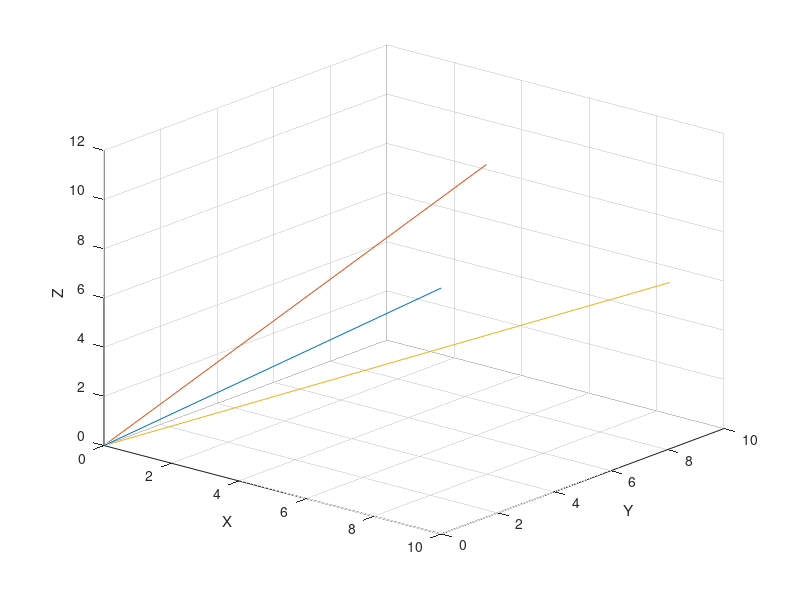

This figure's MATLAB source:
function [varargout] = rota(varargin)

clc; close all; clear all;

if nargin == 2
	rot=varargin{1};
	azel=varargin{2};
	do2D=0; do3D=1;
elseif nargin == 1 
	rot=varargin{1};
	azel = [-60 25];
	do2D=0; do3D=1;
else
	rot = [10 0];
	rot1 = rot;
	azel = [-60 25];
	do2D=0; do3D=1;
end





%==================================================%
%					SETUP
%--------------------------------------------------%
GaSize = 5.1 / 2;	% Actin Size
fID = 1; % filament ID
% 13 possible rotational angles
Ovec = [0   27.6923   55.3846   83.0769  110.7692  138.4615  166.1538...
			193.8461  221.5384  249.2307  276.9230  304.6153  332.3076];


for fID = 1:5
act(fID).n = 270;
act(fID).ax = 70;
act(fID).ay = 20;
act(fID).az = 70;
act(fID).ox = 0;
act(fID).oy = 0;
act(fID).oz = 0;
act(fID).tx = 0;
act(fID).ty = 0;
act(fID).tz = 0;
act(fID).or = 0;
act(fID).ov = Ovec;
act(fID).r = act(fID).n * GaSize;
act(fID).Oxyz = {act(fID).ox, act(fID).oy, act(fID).oz};
act(fID).Txyz = {act(fID).tx, act(fID).ty, act(fID).tz};
act(fID).Amx = {zeros(2,3)};	% Angle Mx			{?,?,?; ?,?,?} 
act(fID).Rmx = {zeros(4,3)};	% Euler Rotation Mx	{x0,y0,z0; x1,y1,z1; x2,y2,z2; X3,Y3,Z3} 
end


%{
fN = numel(actin); % gives number of filaments
fID = 1;
act(fID).n(:)
act(fID).Amx{:}
act(fID).Amx{:}(1,1)

for fID = 1:fN
	act(fID).Amx
end
%}



%==================================================%
%					3D ROTATION
%--------------------------------------------------%
if do3D
%------------
% clc; close all; clear all;


Oxyz = [0; 0; 0];	% Origin of current XY
Txyz = [10; 0; 10];	% Tip of current XY
zPhi = 70;			% Theta Angle
xTta = 20;			% Theta Angle
zPsy = 0;			% Theta Angle

fDPhi = @(xyz,phi) ([cos(phi) sin(phi) 0; -sin(phi) cos(phi) 0; 0 0 1] * xyz);
fCTta = @(xyz,tta) ([1 0 0; 0 cos(tta) sin(tta); 0 -sin(tta) cos(tta)] * xyz);
fBPsy = @(xyz,psy) ([cos(psy) sin(psy) 0; -sin(psy) cos(psy) 0; 0 0 1] * xyz);

nO1 = fDPhi(Oxyz,zPhi)
nO2 = fCTta(nO1,xTta)
nO3 = fBPsy(nO2,zPsy)
nT1 = fDPhi(Txyz,zPhi)
nT2 = fCTta(nT1,xTta)
nT3 = fBPsy(nT2,zPsy)

nO4 = fDPhi(nO3,zPhi)
nO5 = fCTta(nO4,xTta)
nO6 = fBPsy(nO5,zPsy)
nT4 = fDPhi(nT3,zPhi)
nT5 = fCTta(nT4,xTta)
nT6 = fBPsy(nT5,zPsy)

% xp = [origin0 tip0; origin1 tip1]
xp = [Oxyz(1) Txyz(1); nO3(1) nT3(1); nO6(1) nT6(1)];
yp = [Oxyz(2) Txyz(2); nO3(2) nT3(2); nO6(2) nT6(2)];
zp = [Oxyz(3) Txyz(3); nO3(3) nT3(3); nO6(3) nT6(3)];



%----------------------------------------
%		FIGURE SETUP
%----------------------------------------
sz = [2.5e-3 2.5e-3 1.6 1.2];
Fh1 = FigSetup(1,sz);
%------------
figure(Fh1)
plot3(xp',yp',zp')
xlabel('X');ylabel('Y');zlabel('Z');
grid on

for rotfig = 1:10
	figure(Fh1)
	view(azel+rot)
	rot = rot+rot1;
	pause(.3)
end
%----------------------------------------
end
%==================================================%




%==================================================%
%					2D ROTATION
%--------------------------------------------------%
if do2D
%------------
clc; close all; clear all;

Oxy = [0; 0];	% Origin of current XY
Txy = [10; 0];	% Tip of current XY
Tta = 70;		% Theta Angle

fR2dMx = @(xy,ang) ([cos(ang) -sin(ang); sin(ang) cos(ang)] * xy);
nOxy = fR2dMx(Oxy,Tta);
nTxy = fR2dMx(Txy,Tta);


xVals = [Oxy(1) nOxy(1); Txy(1) nTxy(1)];
yVals = [Oxy(2) nOxy(2); Txy(2) nTxy(2)];


%----------------------------------------
%		FIGURE SETUP
%----------------------------------------
sz = [2.5e-3 2.5e-3 1.6 1.2];
Fh1 = FigSetup(1,sz);
%------------
figure(Fh1)
plot(xVals,yVals)
xlabel('X');ylabel('Y');
grid on
%----------------------------------------

%------------
end
%==================================================%



RaMx = zeros(3);
varargout = {RaMx};


end



%{
a11	= cos(psi)*cos(phi) - cos(theta)*sin(phi)*sin(psi)
a12	= cos(psi)*sin(phi) + cos(theta)*cos(phi)*sin(psi)
a13	= sin(psi)*sin(theta)
a21	= -sin(psi)*cos(phi) - cos(theta)*sin(phi)*cos(psi)
a22	= -sin(psi)*sin(phi) + cos(theta)*cos(phi)*cos(psi)
a23	= cos(psi)*sin(theta)
a31	= sin(theta)*sin(phi)
a32	= -sin(theta)*cos(phi)
a33	= cos(theta)

RxA = [1 0 0; 0 cos(a) sin(a); 0 -sin(a) cos(a)];
RyB = [cos(b) 0 -sin(b); 0 1 0; sin(b) 0 cos(b)];
RzG = [cos(g) sin(g) 0; -sin(g) cos(g) 0; 0 0 1];


RdPhi = [1			0			0;
		 0			cos(Phi)	sin(Phi);
		 0			-sin(Phi)	cos(Phi)]
	 
RcTta = [cos(Tta)	0			-sin(Tta); 
		 0			1			0; 
		 sin(Tta)	0			cos(Tta)]
	 
RbPsi = [cos(Psi)	sin(Psi)	0; 
		 -sin(Psi)	cos(Psi)	0; 
		 0			0			1]

RaMx  = [a11 a12 a13; 
		 a21 a22 a23; 
		 a31 a32 a33];


      |
      |
      |     /|
      |    / |
      | ? /  |
      |  /   |
      | /    |
      |/_____|_________
     /  \    |
    /     \  |
   /  ?     \|   
  /
 /
/

% radPdeg = unitsratio('radian', 'degrees')
% degPrad = unitsratio('degrees', 'radian')

% 2D Rotation Matrix
% R2dMx = [cos(Tta) -sin(Tta); sin(Tta) cos(Tta)];
% fR2dMx = @(ang) [cos(ang) -sin(ang); sin(ang) cos(ang)];
% fR2dMx(Tta)

r = vrrotvec([1 1 1],[1 2 3])

ax = 1
ay = 1
az = 1
t = 70

M = makehgtform('xrotate',t) 
M = makehgtform('yrotate',t) 
M = makehgtform('zrotate',t) 
M = makehgtform('axisrotate',[ax,ay,az],t) 

M = makehgtform('xrotate',t) returns a transform that rotates around the x-axis by t radians.
M = makehgtform('yrotate',t) returns a transform that rotates around the y-axis by t radians.
M = makehgtform('zrotate',t) returns a transform that rotates around the z-axis by t radians.
M = makehgtform('axisrotate',[ax,ay,az],t) Rotate around axis [ax ay az] by t radians.


? (or phi ? ?) alpha is the angle between the x axis and the N axis.
? (or theta ?) beta is the angle between the z axis and the Z axis.
? (or psi ?) gamma is the angle between the N axis and the X axis.

This definition implies that:

? represents a rotation around the z axis,
? represents a rotation around the N axis,
? represents a rotation around the Z axis.

for ? and ?, the range is defined modulo 2? radians. A valid range could be [??,??].
for ?, the range covers ? radians (but is not modulo ?)

? = atan2(z1, -z2)
? = arccos(Z3)
? = atan2(X3, Y3)

[x,y,z] = sph2cart(THETA,PHI,R)

xyzO = [0;
		0;
		0];

xyzT = [5;
		5;
		5];

xyzA = [45;
		20;
		70];

RxA = [1 0 0; 0 cos(a) sin(a); 0 -sin(a) cos(a)];
RyB = [cos(b) 0 -sin(b); 0 1 0; sin(b) 0 cos(b)];
RzG = [cos(g) sin(g) 0; -sin(g) cos(g) 0; 0 0 1];


% RdPhi = [1 0 0; 0 cos(Phi) sin(Phi); 0 -sin(Phi) cos(Phi)];
% RcTta = [cos(Tta) 0 -sin(Tta); 0 1 0; sin(Tta) 0 cos(Tta)];
% RbPsi = [cos(Psi) sin(Psi) 0; -sin(Psi) cos(Psi) 0; 0 0 1];

% RaMx  = [	a11 a12 a13 ; 
%			a21 a22 a23 ; 
%			a31 a32 a33 ];

%}









%==================================================%
%				FIGURE SETUP FUNCTION
%--------------------------------------------------%
function [varargout] = FigSetup(varargin)

scsz = get(0,'ScreenSize');


if nargin == 1 
	Fnum=varargin{1};
	pos = scsz./[2.5e-3 2.5e-3 1.5 2];
elseif nargin == 2
	Fnum=varargin{1};
	pos=scsz./varargin{2};
else
	Fnum=1;
	pos = scsz./[2.5e-3 2.5e-3 1.5 2];
end

Fh = figure(Fnum);
set(gcf,'OuterPosition',pos,'Color',[.9,.9,.9])
varargout = {Fh};

end






















